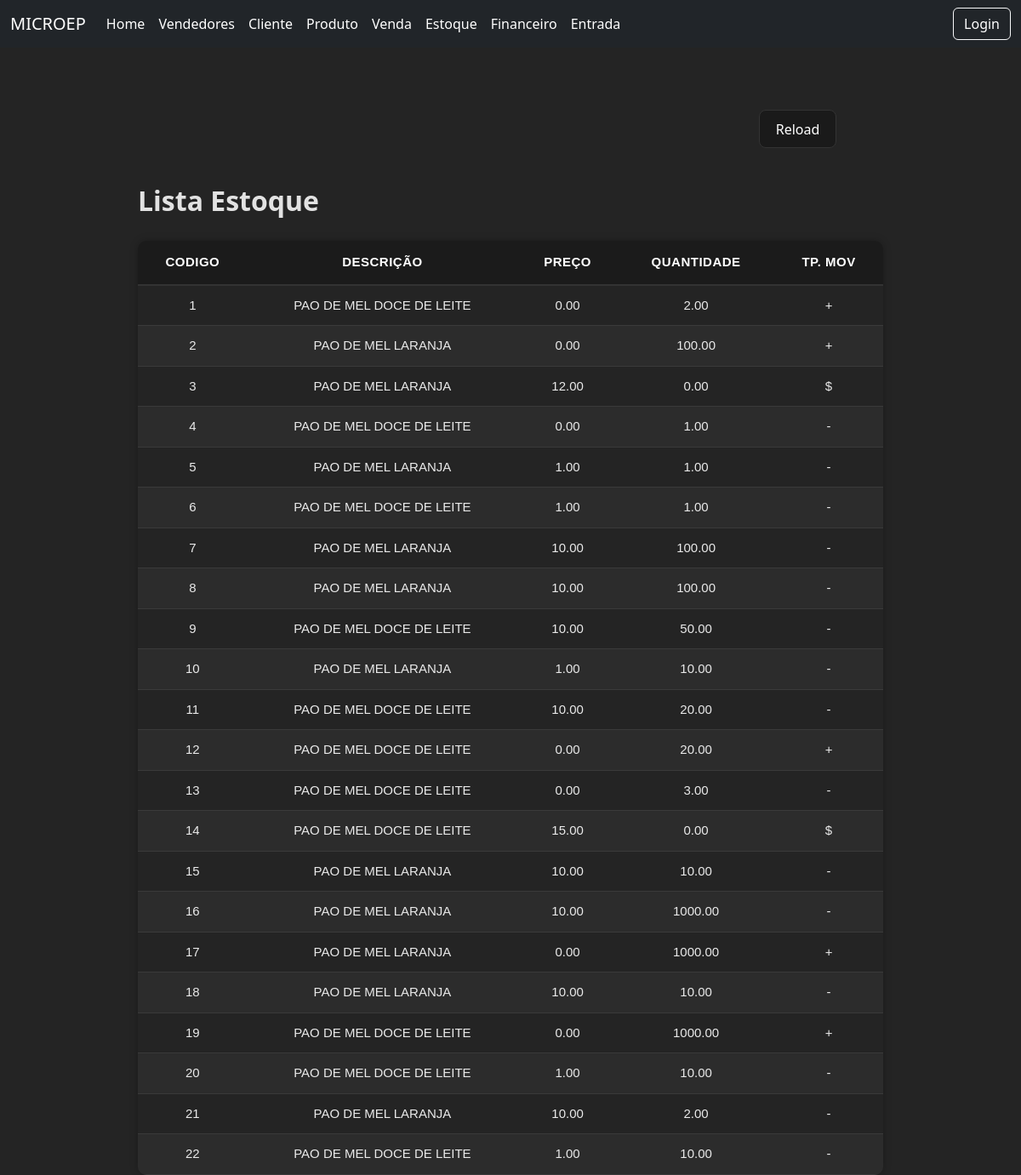
Page /estoque/ on the earlier database version.
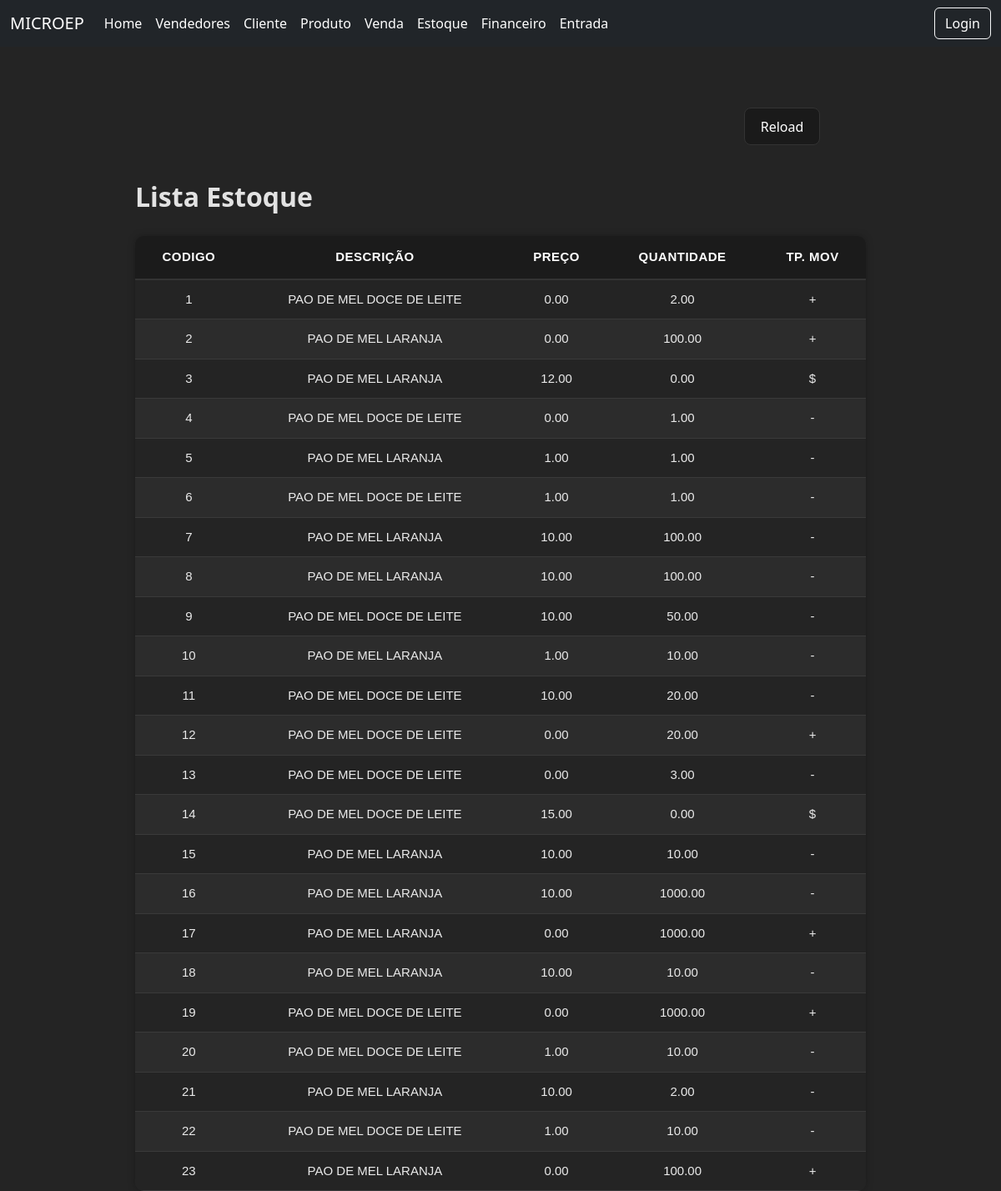
Same page on the later database version.
### core/models.py (models this page shows, shortened)
class MovimentoItem(models.Model):
    MOVIMENTO_CHOICES = [
        ('+','ENTRADA'),
        ('-','SAIDA'),
        ('$','CUSTO')
    ]
    tipomovimento = models.CharField(max_length=1,choices=MOVIMENTO_CHOICES)
    produto = models.ForeignKey(Produto,on_delete=models.CASCADE)
    qtdmovimento = models.DecimalField(max_digits=8,decimal_places=2,default=0)
    preco = models.DecimalField(max_digits=8,decimal_places=2,default=0)

class Produto(models.Model):
    codigo = models.IntegerField()
    descricao = models.CharField(max_length=100)
    preco = models.DecimalField(max_digits=10,decimal_places=2)
    unidade = models.CharField(max_length=2,default="UN")
    quantidadeestoque = models.DecimalField(max_digits=10,decimal_places=2,default=0)

### core/views.py (the view)
# urls.py: path('estoque/',views.estoqueview,name='estoque')
def estoqueview(request):
    estoque = MovimentoItem.objects.all()
    return render(request,'modelos/estoque.html',{'estoque':estoque})

### core/templates/modelos/estoque.html (shortened to what this page needs)
<!DOCTYPE html>
<html lang="en">
<head>
    {% load static %}
    <link rel="stylesheet" href="{% static 'produtos.css' %}">
</head>
<body>
    {% include 'components/navbar.html' %}
    <div class="divcentral">
        <div class="controlebuttons">
            <div class="buttonsalign">
                <button class="buttonp">
                    <a href="{% url 'estoque' %}">Reload</a>
                </button>
            </div>
        </div>
        <div class="grid">
            <h2 class="fw-bold">Lista Estoque</h2>
            <table class="tabela-vendedores">
                <thead>
                     <tr>
                        <th class="text-center">Codigo</th>
                        <th class="text-center">Descrição</th>
                        <th class="text-center">Preço</th>
                        <th class="text-center">Quantidade</th>
                        <th class="text-center">Tp. Mov</th>
                    </tr>
                </thead>
                <tbody>
                    {% for e in estoque %}
                    <tr>
                        <td class="text-center">{{ e.id }}</td>
                        <td class="text-center">{{ e.produto.descricao }}</td>
                        <td class="text-center">{{ e.preco }}</td>
                        <td class="text-center">{{ e.qtdmovimento }}</td>
                        <td class="text-center"> {{ e.tipomovimento }} </td>
                    {% empty %}
                        </td>
                    </tr>
                    {% endfor %}
                </tbody>
            </table>
        </div>
    </div>
</body>
</html>

Differences in the rows shown:
added MovimentoItem: id "23", produto.descricao "PAO DE MEL LARANJA", preco "0.00", qtdmovimento "100.00", tipomovimento "+"
